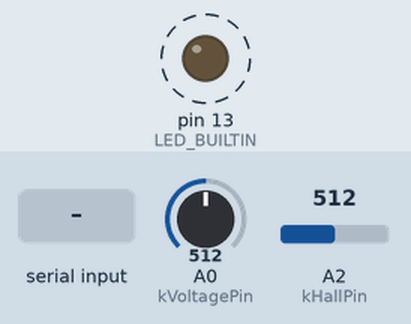
Recording of a sketch running on a simulated Teensy 4. Shown: output pins drawn as LEDs (lit = HIGH). Dashed ring = blinking. The inputs (shaded band) are chosen by the test bench; at power-on: A0 (kVoltagePin) = 512, A2 (kHallPin) = 512 (analog values on the 0–1023 scale). EEPROM starts erased; what the sketch prints to the serial monitor is not drawn.

Above: at 1.09 s.
1.3 s: "CALIB ZERO\n" received over Serial
At 1.3 s:
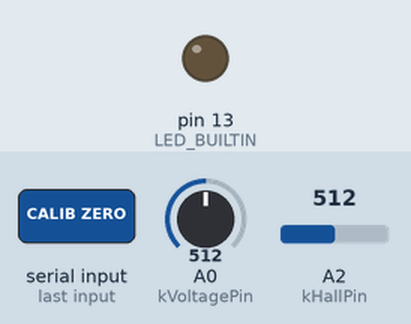
4.3 s: "CALIB DUMP\n" received over Serial
7.3 s: "CALIB SCALE\n" received over Serial
Timing chart, 0 to 16.3 s (numbered marks = the images above; inputs shaded):
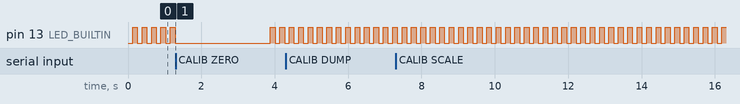

The sketch:

teensy_current.ino
```cpp
#include <Arduino.h>
#include <EEPROM.h>
#include <math.h>

constexpr int kHallPin = A2;
constexpr int kVoltagePin = A0;
constexpr bool kVoltageEnabled = true;
constexpr float kVRef = 3.3f;
constexpr float kSampleRate = 4000.0f;
constexpr unsigned long kSampleIntervalUs = 1000000UL / static_cast<unsigned long>(kSampleRate);
constexpr int kWindowSize = 512;
constexpr float kNominalVoltage = 120.0f;
constexpr int kCalibrationSamples = 512;

constexpr int kMagicAddr = 0;
constexpr int kCurrentOffsetAddr = 2;
constexpr int kCurrentScaleAddr = 6;
constexpr int kVoltageOffsetAddr = 10;
constexpr int kVoltageScaleAddr = 14;
constexpr uint16_t kMagicValue = 0xA5A5;

constexpr float kDefaultMidrail = 1.65f;

struct Calibration {
  float current_offset = kDefaultMidrail;
  float current_scale = 0.030f;
  float voltage_offset = kDefaultMidrail;
  float voltage_scale = 1.0f;
  bool valid = false;
};

struct ChannelStats {
  float sum = 0.0f;
  float sum_sq = 0.0f;
  int count = 0;
  float max = -1e6f;
  float min = 1e6f;

  void reset() {
    sum = 0.0f;
    sum_sq = 0.0f;
    count = 0;
    max = -1e6f;
    min = 1e6f;
  }

  void add(float value) {
    sum += value;
    sum_sq += value * value;
    ++count;
    if (value > max) {
      max = value;
    }
    if (value < min) {
      min = value;
    }
  }

  float rms() const {
    return count ? sqrtf(sum_sq / count) : 0.0f;
  }

  float avg() const {
    return count ? sum / count : 0.0f;
  }
};

Calibration g_calib;
ChannelStats g_current_stats;
ChannelStats g_voltage_stats;
unsigned long g_next_sample_us = 0;
float g_energy_wh = 0.0f;

void loadCalibration();
void saveCalibration();
float readHallRaw();
float readVoltageRaw();
void addSample();
void reportWindow();
void processSerial();
void calibrateZeroOffset();
void calibrateScale(float reference_rms);
void calibrateVoltage(float reference_rms);
ChannelStats captureRawSamples(int pin, int samples, bool subtract_offset, float offset);
Calibration defaultCalibration();

void setup() {
  pinMode(LED_BUILTIN, OUTPUT);
  analogReadResolution(12);
  Serial.begin(115200);
  loadCalibration();
  g_next_sample_us = micros();
}

void loop() {
  processSerial();
  unsigned long now = micros();
  while (static_cast<long>(now - g_next_sample_us) >= 0) {
    addSample();
    g_next_sample_us += kSampleIntervalUs;
    now = micros();
  }

  if (g_current_stats.count >= kWindowSize) {
    reportWindow();
  }
}

void loadCalibration() {
  uint16_t magic = 0;
  EEPROM.get(kMagicAddr, magic);
  if (magic == kMagicValue) {
    EEPROM.get(kCurrentOffsetAddr, g_calib.current_offset);
    EEPROM.get(kCurrentScaleAddr, g_calib.current_scale);
    EEPROM.get(kVoltageOffsetAddr, g_calib.voltage_offset);
    EEPROM.get(kVoltageScaleAddr, g_calib.voltage_scale);
    g_calib.valid = true;
  } else {
    g_calib = defaultCalibration();
    saveCalibration();
  }
}

void saveCalibration() {
  uint16_t magic = kMagicValue;
  EEPROM.put(kMagicAddr, magic);
  EEPROM.put(kCurrentOffsetAddr, g_calib.current_offset);
  EEPROM.put(kCurrentScaleAddr, g_calib.current_scale);
  EEPROM.put(kVoltageOffsetAddr, g_calib.voltage_offset);
  EEPROM.put(kVoltageScaleAddr, g_calib.voltage_scale);
}

float readHallRaw() {
  float voltage = analogRead(kHallPin) * (kVRef / 4095.0f);
  return voltage - g_calib.current_offset;
}

float readVoltageRaw() {
  float voltage = analogRead(kVoltagePin) * (kVRef / 4095.0f);
  return voltage - g_calib.voltage_offset;
}

void addSample() {
  float raw_current = readHallRaw();
  g_current_stats.add(raw_current);
  if (kVoltageEnabled) {
    float raw_voltage = readVoltageRaw();
    g_voltage_stats.add(raw_voltage);
  }
}

void reportWindow() {
  float current_rms = g_current_stats.rms() * g_calib.current_scale;
  float voltage_rms = kVoltageEnabled ? g_voltage_stats.rms() * g_calib.voltage_scale : kNominalVoltage;
  float power = current_rms * voltage_rms;
  float window_seconds = g_current_stats.count / kSampleRate;
  g_energy_wh += (power * window_seconds) / 3600.0f;

  Serial.print("I_rms=");
  Serial.print(current_rms, 3);
  Serial.print("A ");
  if (kVoltageEnabled) {
    Serial.print("V_rms=");
    Serial.print(voltage_rms, 1);
    Serial.print("V ");
  } else {
    Serial.print("(V assumed ");
    Serial.print(kNominalVoltage, 0);
    Serial.print("V) ");
  }
  Serial.print("P=");
  Serial.print(power, 2);
  Serial.print("W E=");
  Serial.print(g_energy_wh, 3);
  Serial.println("Wh");

  digitalWrite(LED_BUILTIN, !digitalRead(LED_BUILTIN));
  g_current_stats.reset();
  if (kVoltageEnabled) {
    g_voltage_stats.reset();
  }
}

void processSerial() {
  if (!Serial.available()) {
    return;
  }

  String line = Serial.readStringUntil('\n');
  line.trim();
  if (line.length() == 0) {
    return;
  }

  String upper = line;
  upper.toUpperCase();

  if (upper == "CALIB DUMP") {
    Serial.print("Curr offset=");
    Serial.print(g_calib.current_offset, 4);
    Serial.print(" scale=");
    Serial.print(g_calib.current_scale, 6);
    if (kVoltageEnabled) {
      Serial.print(" Volt offset=");
      Serial.print(g_calib.voltage_offset, 4);
      Serial.print(" scale=");
      Serial.print(g_calib.voltage_scale, 6);
    }
    Serial.println();
  } else if (upper == "CALIB ZERO") {
    calibrateZeroOffset();
  } else if (upper.startsWith("CALIB SCALE")) {
    String payload = line.substring(11);
    payload.trim();
    float reference = payload.toFloat();
    if (reference > 0.0f) {
      calibrateScale(reference);
    } else {
      Serial.println("CALIB SCALE <A_rms> requires numeric value");
    }
  } else if (upper.startsWith("CALIB VOLT")) {
    String payload = line.substring(10);
    payload.trim();
    float reference = payload.toFloat();
    if (kVoltageEnabled && reference > 0.0f) {
      calibrateVoltage(reference);
    } else {
      Serial.println("CALIB VOLT <V_rms> requires voltage sampling enabled and a numeric value");
    }
  } else if (upper == "CALIB RESET") {
    g_calib = defaultCalibration();
    saveCalibration();
    Serial.println("Calibration reset to defaults");
  } else if (upper == "HELP") {
    Serial.println("CALIB DUMP | ZERO | SCALE <A> | VOLT <V> | RESET");
  } else {
    Serial.println("Unknown command; send HELP");
  }
}

void calibrateZeroOffset() {
  Serial.println("CALIB ZERO: sampling midpoint...");
  ChannelStats stats = captureRawSamples(kHallPin, kCalibrationSamples, false, 0.0f);
  if (stats.count == 0) {
    Serial.println("Zero calibration failed");
    return;
  }
  g_calib.current_offset = stats.avg();
  saveCalibration();
  Serial.print("New offset=");
  Serial.println(g_calib.current_offset, 6);
}

void calibrateScale(float reference_rms) {
  Serial.println("CALIB SCALE: measuring waveform...");
  ChannelStats stats = captureRawSamples(kHallPin, kCalibrationSamples, true, g_calib.current_offset);
  float measured = stats.rms();
  if (measured <= 0.0f) {
    Serial.println("Scale calibration failed (no signal)");
    return;
  }
  g_calib.current_scale = reference_rms / measured;
  saveCalibration();
  Serial.print("Current scale=");
  Serial.println(g_calib.current_scale, 6);
}

void calibrateVoltage(float reference_rms) {
  Serial.println("CALIB VOLT: measuring waveform...");
  ChannelStats stats = captureRawSamples(kVoltagePin, kCalibrationSamples, true, g_calib.voltage_offset);
  float measured = stats.rms();
  if (measured <= 0.0f) {
    Serial.println("Voltage calibration failed (no signal)");
    return;
  }
  g_calib.voltage_scale = reference_rms / measured;
  saveCalibration();
  Serial.print("Voltage scale=");
  Serial.println(g_calib.voltage_scale, 6);
}

Calibration defaultCalibration() {
  Calibration cal;
  cal.current_offset = kDefaultMidrail;
  cal.current_scale = 0.030f;
  cal.voltage_offset = kDefaultMidrail;
  cal.voltage_scale = 1.0f;
  cal.valid = false;
  return cal;
}

ChannelStats captureRawSamples(int pin, int samples, bool subtract_offset, float offset) {
  ChannelStats stats;
  for (int i = 0; i < samples; ++i) {
    float raw = analogRead(pin) * (kVRef / 4095.0f);
    if (subtract_offset) {
      raw -= offset;
    }
    stats.add(raw);
    delayMicroseconds(kSampleIntervalUs);
  }
  return stats;
}
```

Measured:
- by itself, pin 13 (LED_BUILTIN): alternates HIGH for 0.13 s and LOW for 0.13 s
